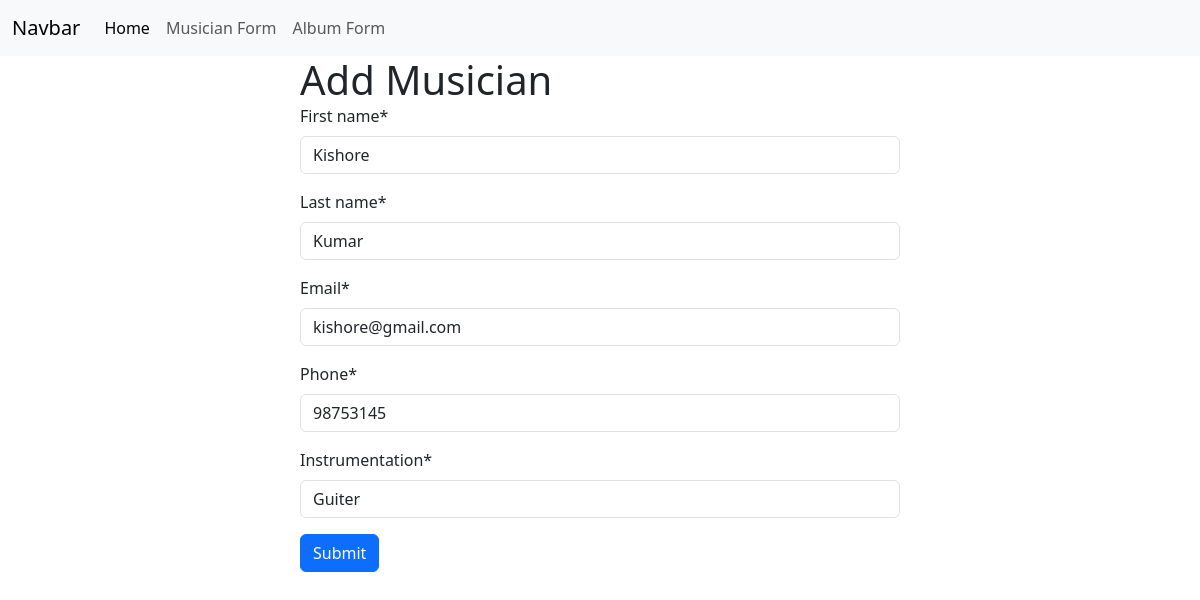
/musician/edit_musician/4, run on the app's committed database.
### musician/models.py (models this page shows, shortened)
class Musician(models.Model):
    first_name = models.CharField(max_length=50)
    last_name = models.CharField(max_length=50)
    email=models.EmailField()
    phone=models.CharField(max_length=12)
    instrumentation = models.CharField(max_length=100)

### musician/views.py (the view)
# urls.py: path('edit_musician/<int:id>',views.edit_musician,name='edit_musician'),
def edit_musician(request,id):
    musician=models.Musician.objects.get(pk=id)
    musician_form = forms.MusicianForm(instance=musician)
    if request.method == 'POST':
        musician_form = forms.MusicianForm(request.POST,instance=musician)
        if musician_form.is_valid():
            musician_form.save()
            return redirect('home')
    return render(request, 'add_musician.html', {'form' : musician_form,'musician_id': musician.id})

### musician/forms.py
class MusicianForm(forms.ModelForm):
    class Meta:
        model=Musician
        fields='__all__'

### musician/templates/add_musician.html (shortened to what this page needs)
{%extends 'base.html'%}
{%load crispy_forms_tags%}
{%block content%}
<h1 style="width:50%; margin:auto">Add Musician</h1>
<form style="width:50%;margin:auto" method="post">
 {{form | crispy}}
 <button class="btn btn-primary">Submit</button>
</form>
{%endblock%}

### data on the page
Musician: first_name "Kishore", last_name "Kumar", email "kishore@gmail.com", phone "98753145", instrumentation "Guiter"
